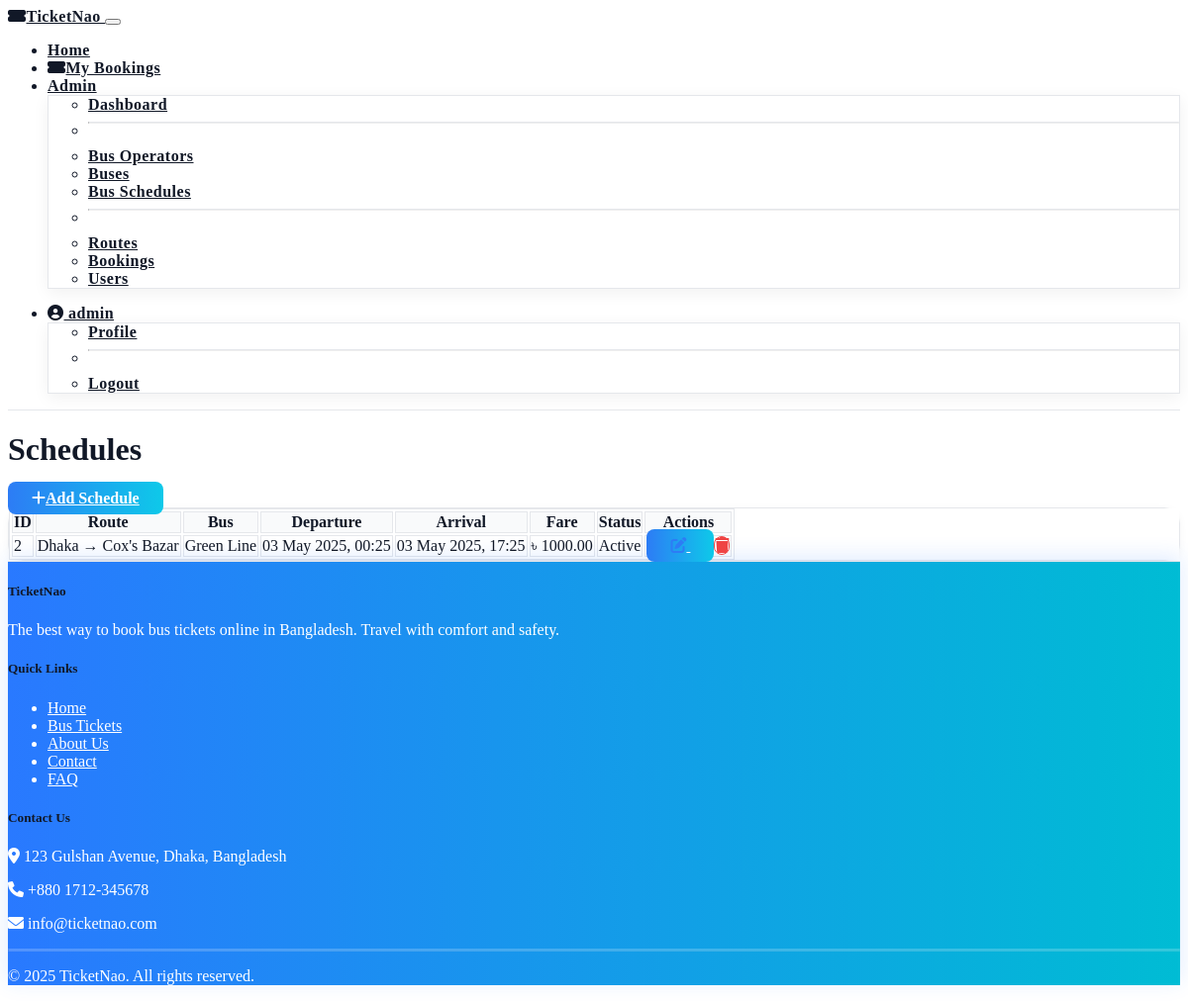
Page /admin-panel/schedules/ (signed in) on the committed database.
### main/models.py (models this page shows, shortened)
class Schedule(models.Model):
    route = models.ForeignKey(Route, on_delete=models.CASCADE, related_name='schedules')
    bus = models.ForeignKey(Bus, on_delete=models.CASCADE, related_name='schedules')
    departure_time = models.DateTimeField()
    arrival_time = models.DateTimeField()
    fare = models.DecimalField(max_digits=8, decimal_places=2)
    is_active = models.BooleanField(default=True)
    created_at = models.DateTimeField(auto_now_add=True)
    updated_at = models.DateTimeField(auto_now=True)

class Route(models.Model):
    source = models.CharField(max_length=100)
    destination = models.CharField(max_length=100)
    distance_km = models.DecimalField(max_digits=6, decimal_places=2, blank=True, null=True)
    estimated_duration_minutes = models.IntegerField(blank=True, null=True)
    created_at = models.DateTimeField(auto_now_add=True)
    updated_at = models.DateTimeField(auto_now=True)
    class Meta:
        unique_together = ('source', 'destination')
    def __str__(self):
        return f"{self.source} → {self.destination}"

class Bus(models.Model):
    BUS_TYPES = (
        ('AC', 'AC'),
        ('Non-AC', 'Non-AC'),
        ('Sleeper', 'Sleeper'),
        ('Semi-Sleeper', 'Semi-Sleeper'),
        ('Luxury', 'Luxury'),
    )
    operator = models.ForeignKey(Operator, on_delete=models.CASCADE, related_name='buses')
    name = models.CharField(max_length=100)
    registration_number = models.CharField(max_length=50, unique=True)
    bus_type = models.CharField(max_length=20, choices=BUS_TYPES)
    total_seats = models.IntegerField()
    is_active = models.BooleanField(default=True)
    amenities = models.TextField(blank=True, null=True)
    created_at = models.DateTimeField(auto_now_add=True)
    updated_at = models.DateTimeField(auto_now=True)

### admin_panel/views.py (the view)
# urls.py: path('schedules/', views.schedules, name='schedules'),
@login_required
@user_passes_test(is_admin)
def schedules(request):
    schedules_list = Schedule.objects.all().select_related('route', 'bus', 'bus__operator')
    context = {
        'schedules': schedules_list,
    }
    return render(request, 'admin/schedules.html', context)

### admin_panel/views.py (called while the page is built)
def is_admin(user):
    return user.is_authenticated and user.is_superuser

### templates/admin/schedules.html (shortened to what this page needs)
{% extends 'base.html' %}
{% load static %}
{% block content %}
<div class="container py-4">
    <div class="d-flex justify-content-between align-items-center mb-4">
        <h1 class="mb-0">Schedules</h1>
        <a href="{% url 'admin_panel:add_schedule' %}" class="btn btn-primary">
            <i class="fas fa-plus me-2"></i>Add Schedule
        </a>
    </div>
    <div class="card">
        <div class="card-body">
            <div class="table-responsive">
                <table class="table table-striped table-hover datatable" id="schedules-table">
                    <thead class="table-dark">
                        <tr>
                            <th>ID</th>
                            <th>Route</th>
                            <th>Bus</th>
                            <th>Departure</th>
                            <th>Arrival</th>
                            <th>Fare</th>
                            <th>Status</th>
                            <th>Actions</th>
                        </tr>
                    </thead>
                    <tbody>
                        {% for schedule in schedules %}
                        <tr>
                            <td>{{ schedule.id }}</td>
                            <td>{{ schedule.route }}</td>
                            <td>{{ schedule.bus.name }}</td>
                            <td>{{ schedule.departure_time|date:"d M Y, H:i" }}</td>
                            <td>{{ schedule.arrival_time|date:"d M Y, H:i" }}</td>
                            <td>৳ {{ schedule.fare }}</td>
                            <td>
                                {% if schedule.is_active %}
                                <span class="badge bg-success">Active</span>
                                {% else %}
                                <span class="badge bg-danger">Inactive</span>
                                {% endif %}
                            </td>
                            <td>
                                <div class="btn-group btn-group-sm" role="group">
                                    <a href="{% url 'admin_panel:edit_schedule' schedule.id %}" class="btn btn-primary" title="Edit">
                                        <i class="fas fa-edit"></i>
                                    </a>
                                    <a href="{% url 'admin_panel:delete_schedule' schedule.id %}" class="btn btn-danger" title="Delete">
                                        <i class="fas fa-trash"></i>
                                    </a>
                                </div>
                            </td>
                        </tr>
                        {% empty %}
                        <tr>
                            <td colspan="8" class="text-center">No schedules found.</td>
                        </tr>
                        {% endfor %}
                    </tbody>
                </table>
            </div>
        </div>
    </div>
</div>
{% endblock %}

### templates/base.html (shortened to what this page needs)
<!DOCTYPE html>
{% load static %}
<html lang="en" data-bs-theme="dark">
<head>
    <link rel="stylesheet" href="https://cdn.replit.com/agent/bootstrap-agent-dark-theme.min.css">
    <link rel="stylesheet" href="https://cdnjs.cloudflare.com/ajax/libs/font-awesome/6.0.0/css/all.min.css">
    <link rel="stylesheet" href="https://cdn.jsdelivr.net/npm/simple-datatables@latest/dist/style.css">
    <link rel="stylesheet" href="{% static 'css/style.css' %}">
</head>
<body>
    <header>
        <nav class="navbar navbar-expand-lg navbar-vibrant">
            <div class="container">
                <a class="navbar-brand" href="{% url 'main:index' %}">
                    <i class="fas fa-ticket-alt me-2"></i>TicketNao
                </a>
                <button class="navbar-toggler" type="button" data-bs-toggle="collapse" data-bs-target="#navbarNav" aria-controls="navbarNav" aria-expanded="false" aria-label="Toggle navigation">
                </button>
                <div class="collapse navbar-collapse" id="navbarNav">
                    <ul class="navbar-nav me-auto">
                        <li class="nav-item">
                            <a class="nav-link {% if request.resolver_match.url_name == 'index' %}active{% endif %}" href="{% url 'main:index' %}">Home</a>
                        </li>
                        {% if user.is_authenticated %}
                        <li class="nav-item">
                            <a class="nav-link {% if request.resolver_match.url_name == 'my_bookings' %}active{% endif %}" href="{% url 'main:my_bookings' %}">
                                <i class="fas fa-ticket-alt me-2"></i>My Bookings
                            </a>
                        </li>
                        {% endif %}
                        {% if user.is_authenticated and user.is_superuser %}
                        <li class="nav-item dropdown">
                            <a class="nav-link dropdown-toggle" href="#" id="navbarDropdown" role="button" data-bs-toggle="dropdown" aria-expanded="false">
                                Admin
                            </a>
                            <ul class="dropdown-menu" aria-labelledby="navbarDropdown">
                                <li><a class="dropdown-item" href="{% url 'admin_panel:dashboard' %}">Dashboard</a></li>
                                <li><hr class="dropdown-divider"></li>
                                <li><a class="dropdown-item" href="{% url 'admin_panel:operators' %}">Bus Operators</a></li>
                                <li><a class="dropdown-item" href="{% url 'admin_panel:buses' %}">Buses</a></li>
                                <li><a class="dropdown-item" href="{% url 'admin_panel:schedules' %}">Bus Schedules</a></li>
                                <li><hr class="dropdown-divider"></li>
                                <li><a class="dropdown-item" href="{% url 'admin_panel:routes' %}">Routes</a></li>
                                <li><a class="dropdown-item" href="{% url 'admin_panel:bookings' %}">Bookings</a></li>
                                <li><a class="dropdown-item" href="{% url 'admin_panel:users' %}">Users</a></li>
                            </ul>
                        </li>
                        {% endif %}
                    </ul>
                    <ul class="navbar-nav">
                        {% if user.is_authenticated %}
                        <li class="nav-item dropdown">
                            <a class="nav-link dropdown-toggle" href="#" id="userDropdown" role="button" data-bs-toggle="dropdown" aria-expanded="false">
                                <i class="fas fa-user-circle me-1"></i> {{ user.username }}
                            </a>
                            <ul class="dropdown-menu dropdown-menu-end" aria-labelledby="userDropdown">
                                <li><a class="dropdown-item" href="{% url 'auth:profile' %}">Profile</a></li>
                                <li><hr class="dropdown-divider"></li>
                                <li><a class="dropdown-item" href="{% url 'auth:logout' %}">Logout</a></li>
                            </ul>
                        </li>
                        {% endif %}
                    </ul>
                </div>
            </div>
        </nav>
    </header>
    <main>
        {% block content %}{% endblock %}
    </main>
    <footer class="bg-dark text-light py-4 mt-5">
        <div class="container">
            <div class="row">
                <div class="col-lg-4 mb-3">
                    <h5 class="mb-3">TicketNao</h5>
                    <p>The best way to book bus tickets online in Bangladesh. Travel with comfort and safety.</p>
                </div>
                <div class="col-lg-4 mb-3">
                    <h5 class="mb-3">Quick Links</h5>
                    <ul class="list-unstyled">
                        <li><a href="{% url 'main:index' %}" class="text-decoration-none text-light">Home</a></li>
                        <li><a href="{% url 'main:index' %}" class="text-decoration-none text-light">Bus Tickets</a></li>
                        <li><a href="#" class="text-decoration-none text-light">About Us</a></li>
                        <li><a href="#" class="text-decoration-none text-light">Contact</a></li>
                        <li><a href="#" class="text-decoration-none text-light">FAQ</a></li>
                    </ul>
                </div>
                <div class="col-lg-4 mb-3">
                    <h5 class="mb-3">Contact Us</h5>
                    <p><i class="fas fa-map-marker-alt me-2"></i> 123 Gulshan Avenue, Dhaka, Bangladesh</p>
                    <p><i class="fas fa-phone me-2"></i> +880 1712-345678</p>
                    <p><i class="fas fa-envelope me-2"></i> info@ticketnao.com</p>
                </div>
            </div>
            <hr class="my-3">
            <div class="text-center">
                <p class="mb-0">&copy; {% now "Y" %} TicketNao. All rights reserved.</p>
            </div>
        </div>
    </footer>
</body>
</html>

### rows in the picture
Schedule: id "2", route "Dhaka → Cox's Bazar", bus.name "Green Line", departure_time "03 May 2025, 00:25", arrival_time "03 May 2025, 17:25", fare "1000.00", is_active "Active"

### other values in the picture
{{ user.username }} "admin"
